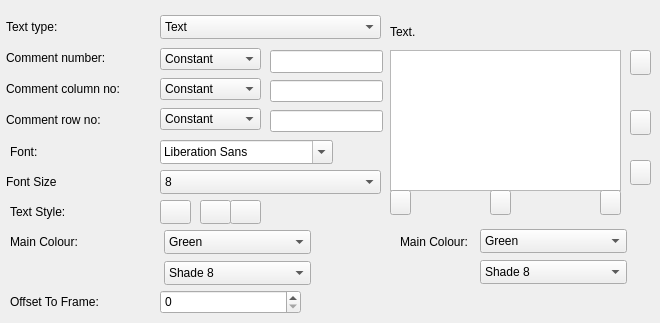
   <widget class="QWidget" name="Base">
    <attribute name="title">
     <string>Base</string>
    </attribute>
    <widget class="QLabel" name="label_14">
     <property name="geometry">
      <rect>
       <x>6</x>
       <y>170</y>
       <width>148</width>
       <height>24</height>
      </rect>
     </property>
     <property name="text">
      <string>Font Size</string>
     </property>
    </widget>
    <widget class="QComboBox" name="comboBox_8">
     <property name="geometry">
      <rect>
       <x>160</x>
       <y>15</y>
       <width>221</width>
       <height>24</height>
      </rect>
     </property>
     <item>
      <property name="text">
       <string>Text</string>
      </property>
     </item>
     <item>
      <property name="text">
       <string>Comment</string>
      </property>
     </item>
    </widget>
    <widget class="QLabel" name="label_13">
     <property name="geometry">
      <rect>
       <x>6</x>
       <y>108</y>
       <width>148</width>
       <height>24</height>
      </rect>
     </property>
     <property name="text">
      <string>Comment row no:</string>
     </property>
    </widget>
    <widget class="QLabel" name="label_15">
     <property name="geometry">
      <rect>
       <x>6</x>
       <y>46</y>
       <width>148</width>
       <height>24</height>
      </rect>
     </property>
     <property name="text">
      <string>Comment number:</string>
     </property>
    </widget>
    <widget class="QLabel" name="label_16">
     <property name="geometry">
      <rect>
       <x>6</x>
       <y>15</y>
       <width>148</width>
       <height>24</height>
      </rect>
     </property>
     <property name="text">
      <string>Text type:</string>
     </property>
    </widget>
    <widget class="QLabel" name="label_12">
     <property name="geometry">
      <rect>
       <x>6</x>
       <y>77</y>
       <width>148</width>
       <height>24</height>
      </rect>
     </property>
     <property name="text">
      <string>Comment column no:</string>
     </property>
    </widget>
    <widget class="QLabel" name="label_17">
     <property name="geometry">
      <rect>
       <x>10</x>
       <y>140</y>
       <width>148</width>
       <height>24</height>
      </rect>
     </property>
     <property name="text">
      <string>Font:</string>
     </property>
    </widget>
    <widget class="QFontComboBox" name="fontComboBox">
     <property name="geometry">
      <rect>
       <x>160</x>
       <y>140</y>
       <width>173</width>
       <height>24</height>
      </rect>
     </property>
    </widget>
    <widget class="QTextEdit" name="textEdit">
     <property name="geometry">
      <rect>
       <x>390</x>
       <y>50</y>
       <width>231</width>
       <height>141</height>
      </rect>
     </property>
    </widget>
    <widget class="QLineEdit" name="lineEdit_2">
     <property name="geometry">
      <rect>
       <x>270</x>
       <y>50</y>
       <width>113</width>
       <height>23</height>
      </rect>
     </property>
     <property name="text">
      <string/>
     </property>
    </widget>
    <widget class="QLineEdit" name="lineEdit_3">
     <property name="geometry">
      <rect>
       <x>270</x>
       <y>80</y>
       <width>113</width>
       <height>22</height>
      </rect>
     </property>
    </widget>
    <widget class="QLineEdit" name="lineEdit_4">
     <property name="geometry">
      <rect>
       <x>270</x>
       <y>110</y>
       <width>113</width>
       <height>22</height>
      </rect>
     </property>
    </widget>
    <widget class="QLabel" name="label_18">
     <property name="geometry">
      <rect>
       <x>390</x>
       <y>20</y>
       <width>31</width>
       <height>24</height>
      </rect>
     </property>
     <property name="text">
      <string>Text.</string>
     </property>
    </widget>
    <widget class="QComboBox" name="comboBox_10">
     <property name="geometry">
      <rect>
       <x>160</x>
       <y>170</y>
       <width>221</width>
       <height>24</height>
      </rect>
     </property>
     <item>
      <property name="text">
       <string>8</string>
      </property>
     </item>
     <item>
      <property name="text">
       <string>10</string>
      </property>
     </item>
     <item>
      <property name="text">
       <string>12</string>
      </property>
     </item>
     <item>
      <property name="text">
       <string>14</string>
      </property>
     </item>
     <item>
      <property name="text">
       <string>16</string>
      </property>
     </item>
     <item>
      <property name="text">
       <string>18</string>
      </property>
     </item>
     <item>
      <property name="text">
       <string>20</string>
      </property>
     </item>
     <item>
      <property name="text">
       <string>22</string>
      </property>
     </item>
     <item>
      <property name="text">
       <string>24</string>
      </property>
     </item>
     <item>
      <property name="text">
       <string>28</string>
      </property>
     </item>
     <item>
      <property name="text">
       <string>32</string>
      </property>
     </item>
     <item>
      <property name="text">
       <string>36</string>
      </property>
     </item>
     <item>
      <property name="text">
       <string>40</string>
      </property>
     </item>
    </widget>
    <widget class="QPushButton" name="pushButton_3">
     <property name="geometry">
      <rect>
       <x>160</x>
       <y>200</y>
       <width>31</width>
       <height>24</height>
      </rect>
     </property>
     <property name="text">
      <string/>
     </property>
     <property name="icon">
      <iconset theme="QIcon::ThemeIcon::FormatTextBold"/>
     </property>
    </widget>
    <widget class="QLabel" name="label_19">
     <property name="geometry">
      <rect>
       <x>10</x>
       <y>200</y>
       <width>148</width>
       <height>24</height>
      </rect>
     </property>
     <property name="text">
      <string>Text Style:</string>
     </property>
    </widget>
    <widget class="QPushButton" name="pushButton_4">
     <property name="geometry">
      <rect>
       <x>200</x>
       <y>200</y>
       <width>31</width>
       <height>24</height>
      </rect>
     </property>
     <property name="text">
      <string/>
     </property>
     <property name="icon">
      <iconset theme="QIcon::ThemeIcon::FormatTextItalic"/>
     </property>
    </widget>
    <widget class="QPushButton" name="pushButton_5">
     <property name="geometry">
      <rect>
       <x>230</x>
       <y>200</y>
       <width>31</width>
       <height>24</height>
      </rect>
     </property>
     <property name="text">
      <string/>
     </property>
     <property name="icon">
      <iconset theme="QIcon::ThemeIcon::FormatTextUnderline"/>
     </property>
    </widget>
    <widget class="QPushButton" name="pushButton_6">
     <property name="geometry">
      <rect>
       <x>390</x>
       <y>190</y>
       <width>21</width>
       <height>25</height>
      </rect>
     </property>
     <property name="text">
      <string/>
     </property>
     <property name="icon">
      <iconset theme="QIcon::ThemeIcon::FormatJustifyLeft"/>
     </property>
    </widget>
    <widget class="QPushButton" name="pushButton_7">
     <property name="geometry">
      <rect>
       <x>490</x>
       <y>190</y>
       <width>21</width>
       <height>25</height>
      </rect>
     </property>
     <property name="text">
      <string/>
     </property>
     <property name="icon">
      <iconset theme="QIcon::ThemeIcon::FormatJustifyCenter"/>
     </property>
    </widget>
    <widget class="QPushButton" name="pushButton_8">
     <property name="geometry">
      <rect>
       <x>600</x>
       <y>190</y>
       <width>21</width>
       <height>25</height>
      </rect>
     </property>
     <property name="text">
      <string/>
     </property>
     <property name="icon">
      <iconset theme="QIcon::ThemeIcon::FormatJustifyRight"/>
     </property>
    </widget>
    <widget class="QPushButton" name="pushButton_9">
     <property name="geometry">
      <rect>
       <x>630</x>
       <y>50</y>
       <width>21</width>
       <height>25</height>
      </rect>
     </property>
     <property name="text">
      <string/>
     </property>
     <property name="icon">
      <iconset theme="QIcon::ThemeIcon::FormatJustifyLeft"/>
     </property>
    </widget>
    <widget class="QPushButton" name="pushButton_10">
     <property name="geometry">
      <rect>
       <x>630</x>
       <y>110</y>
       <width>21</width>
       <height>25</height>
      </rect>
     </property>
     <property name="text">
      <string/>
     </property>
     <property name="icon">
      <iconset theme="QIcon::ThemeIcon::FormatJustifyCenter"/>
     </property>
    </widget>
    <widget class="QPushButton" name="pushButton_11">
     <property name="geometry">
      <rect>
       <x>630</x>
       <y>160</y>
       <width>21</width>
       <height>25</height>
      </rect>
     </property>
     <property name="text">
      <string/>
     </property>
     <property name="icon">
      <iconset theme="QIcon::ThemeIcon::FormatJustifyRight"/>
     </property>
    </widget>
    <widget class="QComboBox" name="comboBox_13">
     <property name="geometry">
      <rect>
       <x>164</x>
       <y>261</y>
       <width>147</width>
       <height>24</height>
      </rect>
     </property>
     <item>
      <property name="text">
       <string>Shade 8</string>
      </property>
     </item>
    </widget>
    <widget class="QComboBox" name="comboBox_7">
     <property name="geometry">
      <rect>
       <x>164</x>
       <y>230</y>
       <width>147</width>
       <height>24</height>
      </rect>
     </property>
     <item>
      <property name="text">
       <string>Green</string>
      </property>
     </item>
    </widget>
    <widget class="QLabel" name="label_7">
     <property name="geometry">
      <rect>
       <x>10</x>
       <y>230</y>
       <width>148</width>
       <height>24</height>
      </rect>
     </property>
     <property name="text">
      <string>Main Colour:</string>
     </property>
    </widget>
    <widget class="QComboBox" name="comboBox_14">
     <property name="geometry">
      <rect>
       <x>480</x>
       <y>229</y>
       <width>147</width>
       <height>24</height>
      </rect>
     </property>
     <item>
      <property name="text">
       <string>Green</string>
      </property>
     </item>
    </widget>
    <widget class="QLabel" name="label_8">
     <property name="geometry">
      <rect>
       <x>400</x>
       <y>230</y>
       <width>81</width>
       <height>24</height>
      </rect>
     </property>
     <property name="text">
      <string>Main Colour:</string>
     </property>
    </widget>
    <widget class="QComboBox" name="comboBox_15">
     <property name="geometry">
      <rect>
       <x>480</x>
       <y>260</y>
       <width>147</width>
       <height>24</height>
      </rect>
     </property>
     <item>
      <property name="text">
       <string>Shade 8</string>
      </property>
     </item>
    </widget>
    <widget class="QSpinBox" name="spinBox">
     <property name="geometry">
      <rect>
       <x>160</x>
       <y>290</y>
       <width>141</width>
       <height>24</height>
      </rect>
     </property>
    </widget>
    <widget class="QLabel" name="label_9">
     <property name="geometry">
      <rect>
       <x>10</x>
       <y>290</y>
       <width>148</width>
       <height>24</height>
      </rect>
     </property>
     <property name="text">
      <string>Offset To Frame:</string>
     </property>
    </widget>
    <widget class="QWidget" name="">
     <property name="geometry">
      <rect>
       <x>160</x>
       <y>46</y>
       <width>101</width>
       <height>86</height>
      </rect>
     </property>
     <layout class="QGridLayout" name="gridLayout_3">
      <item row="0" column="0">
       <widget class="QComboBox" name="comboBox_11">
        <item>
         <property name="text">
          <string>Constant</string>
         </property>
        </item>
        <item>
         <property name="text">
          <string>Tag</string>
         </property>
        </item>
       </widget>
      </item>
      <item row="1" column="0">
       <widget class="QComboBox" name="comboBox_12">
        <item>
         <property name="text">
          <string>Constant</string>
         </property>
        </item>
        <item>
         <property name="text">
          <string>Tag</string>
         </property>
        </item>
       </widget>
      </item>
      <item row="2" column="0">
       <widget class="QComboBox" name="comboBox_9">
        <item>
         <property name="text">
          <string>Constant</string>
         </property>
        </item>
        <item>
         <property name="text">
          <string>Tag</string>
         </property>
        </item>
       </widget>
      </item>
     </layout>
    </widget>
   </widget>
